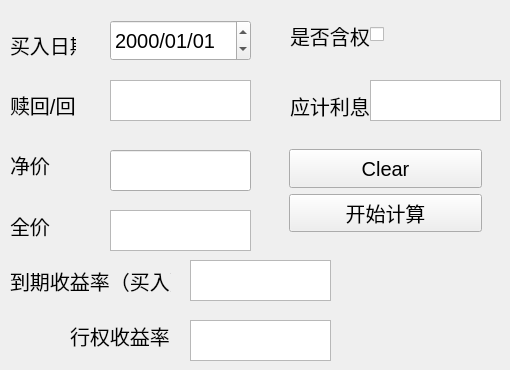
     <widget class="QWidget" name="Yield_calculation" native="true">
      <widget class="QLabel" name="label_6">
       <property name="geometry">
        <rect>
         <x>10</x>
         <y>260</y>
         <width>161</width>
         <height>41</height>
        </rect>
       </property>
       <property name="sizePolicy">
        <sizepolicy hsizetype="Expanding" vsizetype="Maximum">
         <horstretch>0</horstretch>
         <verstretch>0</verstretch>
        </sizepolicy>
       </property>
       <property name="font">
        <font>
         <pointsize>15</pointsize>
        </font>
       </property>
       <property name="text">
        <string>到期收益率（买入）</string>
       </property>
      </widget>
      <widget class="QTextBrowser" name="yield_at_buy">
       <property name="geometry">
        <rect>
         <x>190</x>
         <y>260</y>
         <width>141</width>
         <height>41</height>
        </rect>
       </property>
       <property name="font">
        <font>
         <pointsize>15</pointsize>
        </font>
       </property>
      </widget>
      <widget class="QDateEdit" name="buy_date_text_2">
       <property name="geometry">
        <rect>
         <x>110</x>
         <y>20</y>
         <width>141</width>
         <height>41</height>
        </rect>
       </property>
       <property name="font">
        <font>
         <pointsize>15</pointsize>
        </font>
       </property>
       <property name="displayFormat">
        <string>yyyy/MM/dd</string>
       </property>
      </widget>
      <widget class="QLabel" name="buy_date_4">
       <property name="geometry">
        <rect>
         <x>290</x>
         <y>90</y>
         <width>81</width>
         <height>31</height>
        </rect>
       </property>
       <property name="font">
        <font>
         <pointsize>15</pointsize>
        </font>
       </property>
       <property name="text">
        <string>应计利息</string>
       </property>
      </widget>
      <widget class="QLabel" name="label_17">
       <property name="geometry">
        <rect>
         <x>70</x>
         <y>320</y>
         <width>121</width>
         <height>31</height>
        </rect>
       </property>
       <property name="sizePolicy">
        <sizepolicy hsizetype="Expanding" vsizetype="Maximum">
         <horstretch>0</horstretch>
         <verstretch>0</verstretch>
        </sizepolicy>
       </property>
       <property name="font">
        <font>
         <pointsize>15</pointsize>
        </font>
       </property>
       <property name="text">
        <string>行权收益率</string>
       </property>
      </widget>
      <widget class="QTextBrowser" name="yield_if_exercised">
       <property name="geometry">
        <rect>
         <x>190</x>
         <y>320</y>
         <width>141</width>
         <height>41</height>
        </rect>
       </property>
       <property name="font">
        <font>
         <pointsize>15</pointsize>
        </font>
       </property>
      </widget>
      <widget class="QLineEdit" name="clean">
       <property name="geometry">
        <rect>
         <x>110</x>
         <y>150</y>
         <width>141</width>
         <height>41</height>
        </rect>
       </property>
       <property name="font">
        <font>
         <pointsize>15</pointsize>
        </font>
       </property>
      </widget>
      <widget class="QTextBrowser" name="accrued">
       <property name="geometry">
        <rect>
         <x>370</x>
         <y>80</y>
         <width>131</width>
         <height>41</height>
        </rect>
       </property>
       <property name="font">
        <font>
         <pointsize>15</pointsize>
        </font>
       </property>
      </widget>
      <widget class="QTextBrowser" name="full">
       <property name="geometry">
        <rect>
         <x>110</x>
         <y>210</y>
         <width>141</width>
         <height>41</height>
        </rect>
       </property>
       <property name="font">
        <font>
         <pointsize>15</pointsize>
        </font>
       </property>
      </widget>
      <widget class="QFrame" name="frame">
       <property name="geometry">
        <rect>
         <x>280</x>
         <y>140</y>
         <width>211</width>
         <height>101</height>
        </rect>
       </property>
       <property name="font">
        <font>
         <pointsize>15</pointsize>
        </font>
       </property>
       <layout class="QGridLayout" name="gridLayout_5">
        <item row="0" column="0">
         <widget class="QPushButton" name="pushButton_clear_yield">
          <property name="sizePolicy">
           <sizepolicy hsizetype="Expanding" vsizetype="Expanding">
            <horstretch>0</horstretch>
            <verstretch>0</verstretch>
           </sizepolicy>
          </property>
          <property name="font">
           <font>
            <pointsize>15</pointsize>
           </font>
          </property>
          <property name="text">
           <string>Clear</string>
          </property>
         </widget>
        </item>
        <item row="1" column="0">
         <widget class="QPushButton" name="pushButton_yield">
          <property name="sizePolicy">
           <sizepolicy hsizetype="Expanding" vsizetype="Expanding">
            <horstretch>0</horstretch>
            <verstretch>0</verstretch>
           </sizepolicy>
          </property>
          <property name="font">
           <font>
            <pointsize>15</pointsize>
           </font>
          </property>
          <property name="text">
           <string>开始计算</string>
          </property>
         </widget>
        </item>
       </layout>
      </widget>
      <widget class="QSplitter" name="splitter_5">
       <property name="geometry">
        <rect>
         <x>10</x>
         <y>30</y>
         <width>66</width>
         <height>211</height>
        </rect>
       </property>
       <property name="sizePolicy">
        <sizepolicy hsizetype="Expanding" vsizetype="MinimumExpanding">
         <horstretch>0</horstretch>
         <verstretch>0</verstretch>
        </sizepolicy>
       </property>
       <property name="orientation">
        <enum>Qt::Vertical</enum>
       </property>
       <property name="opaqueResize">
        <bool>true</bool>
       </property>
       <property name="handleWidth">
        <number>400</number>
       </property>
       <widget class="QLabel" name="buy_date_2">
        <property name="sizePolicy">
         <sizepolicy hsizetype="Expanding" vsizetype="MinimumExpanding">
          <horstretch>0</horstretch>
          <verstretch>0</verstretch>
         </sizepolicy>
        </property>
        <property name="font">
         <font>
          <pointsize>15</pointsize>
         </font>
        </property>
        <property name="text">
         <string>买入日期</string>
        </property>
       </widget>
       <widget class="QLabel" name="buy_date_3">
        <property name="sizePolicy">
         <sizepolicy hsizetype="Expanding" vsizetype="MinimumExpanding">
          <horstretch>0</horstretch>
          <verstretch>0</verstretch>
         </sizepolicy>
        </property>
        <property name="font">
         <font>
          <pointsize>15</pointsize>
         </font>
        </property>
        <property name="text">
         <string>赎回/回购</string>
        </property>
       </widget>
       <widget class="QLabel" name="buy_date_5">
        <property name="sizePolicy">
         <sizepolicy hsizetype="Expanding" vsizetype="MinimumExpanding">
          <horstretch>0</horstretch>
          <verstretch>0</verstretch>
         </sizepolicy>
        </property>
        <property name="font">
         <font>
          <pointsize>15</pointsize>
         </font>
        </property>
        <property name="text">
         <string>净价</string>
        </property>
       </widget>
       <widget class="QLabel" name="buy_date_6">
        <property name="sizePolicy">
         <sizepolicy hsizetype="Expanding" vsizetype="MinimumExpanding">
          <horstretch>0</horstretch>
          <verstretch>0</verstretch>
         </sizepolicy>
        </property>
        <property name="font">
         <font>
          <pointsize>15</pointsize>
         </font>
        </property>
        <property name="text">
         <string>全价</string>
        </property>
       </widget>
      </widget>
      <widget class="QLabel" name="buy_date_7">
       <property name="geometry">
        <rect>
         <x>290</x>
         <y>20</y>
         <width>81</width>
         <height>31</height>
        </rect>
       </property>
       <property name="font">
        <font>
         <pointsize>15</pointsize>
        </font>
       </property>
       <property name="text">
        <string>是否含权</string>
       </property>
      </widget>
      <widget class="QTextBrowser" name="strike_price">
       <property name="geometry">
        <rect>
         <x>110</x>
         <y>80</y>
         <width>141</width>
         <height>41</height>
        </rect>
       </property>
      </widget>
      <widget class="QCheckBox" name="has_option">
       <property name="geometry">
        <rect>
         <x>370</x>
         <y>19</y>
         <width>86</width>
         <height>31</height>
        </rect>
       </property>
       <property name="text">
        <string/>
       </property>
      </widget>
     </widget>
